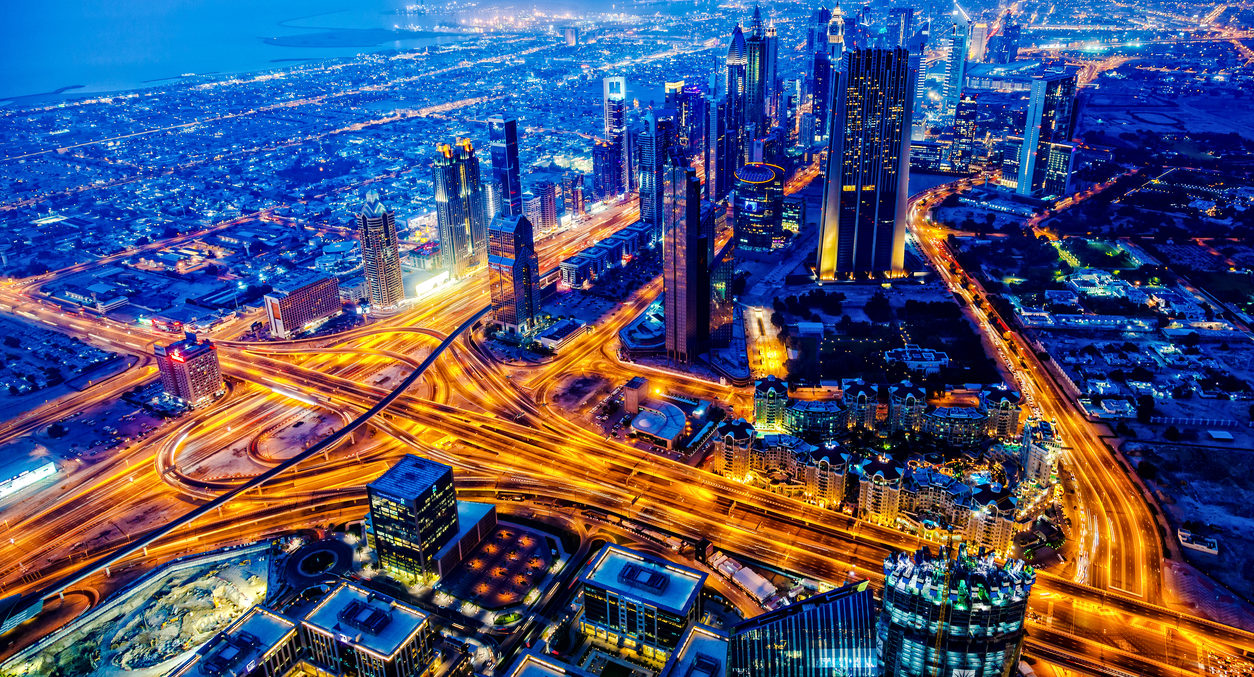
//> input picture Mídias/Prática2/imagem_1.jpg, 1254 x 677 px
$ ./code10 '../Mídias/Prática2/imagem_1.jpg'   (built with g++ and OpenCV 4)
//> lines starting //> are read from the running program, lines starting //| are printed output that depends on the picture; after the words box and inside, x2 and y2 are one past the last pixel; in counts of white or black regions, pixels touching at a corner belong together
/*
WorkshpS - Minicurso de Visão Computacional : Uma introdução a OpenCV com C++
- introdução ao algoritmo de captura de contornos e de comparação de contornos
*/
#include "opencv2/core/core.hpp"
#include "opencv2/imgproc/imgproc.hpp"
#include "opencv2/highgui/highgui.hpp"
#include "opencv2/calib3d/calib3d.hpp"

#include <iostream>

using namespace cv;
using namespace std;

int main(int argc, char** argv)
{
	// variáveis para o Canny
	int thresholdImg = 110;
	int thresholdCam = 95;

	Mat compareImg;
	Mat cannyImg;
	Mat frame;
	Mat cannyFrame;

	RNG rng(12345); //Random Number Generator -> retorna numeros aleatorios - no caso numeros compostos por 12345

	// variáveis utilizadas para o findContours
	vector<vector<Point> > contours;//vetor que guardará os contornos
	vector<Vec4i> hierarchy;//vetor que guarda as hieraquias de vetor
	vector<Point> ImgContour;

	// primeiro acha o contorno que utilizará como comparação
	compareImg = imread(argv[1], IMREAD_GRAYSCALE);
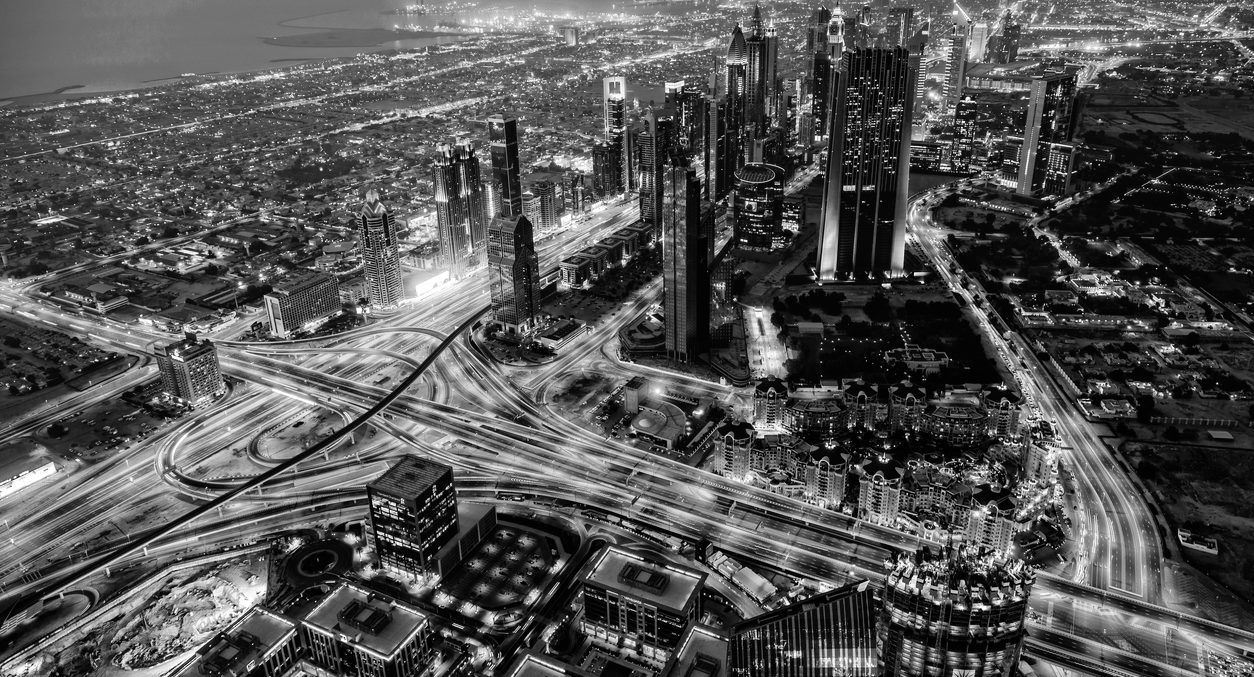
//> compareImg: 677 rows x 1254 cols, CV_8UC1; min 0, max 255, mean 83

	if( compareImg.empty() ){
		cout << "Imagem nao carregada !" ;
		return -1;
	}

	Canny(compareImg, cannyImg, thresholdImg, thresholdImg * 2);
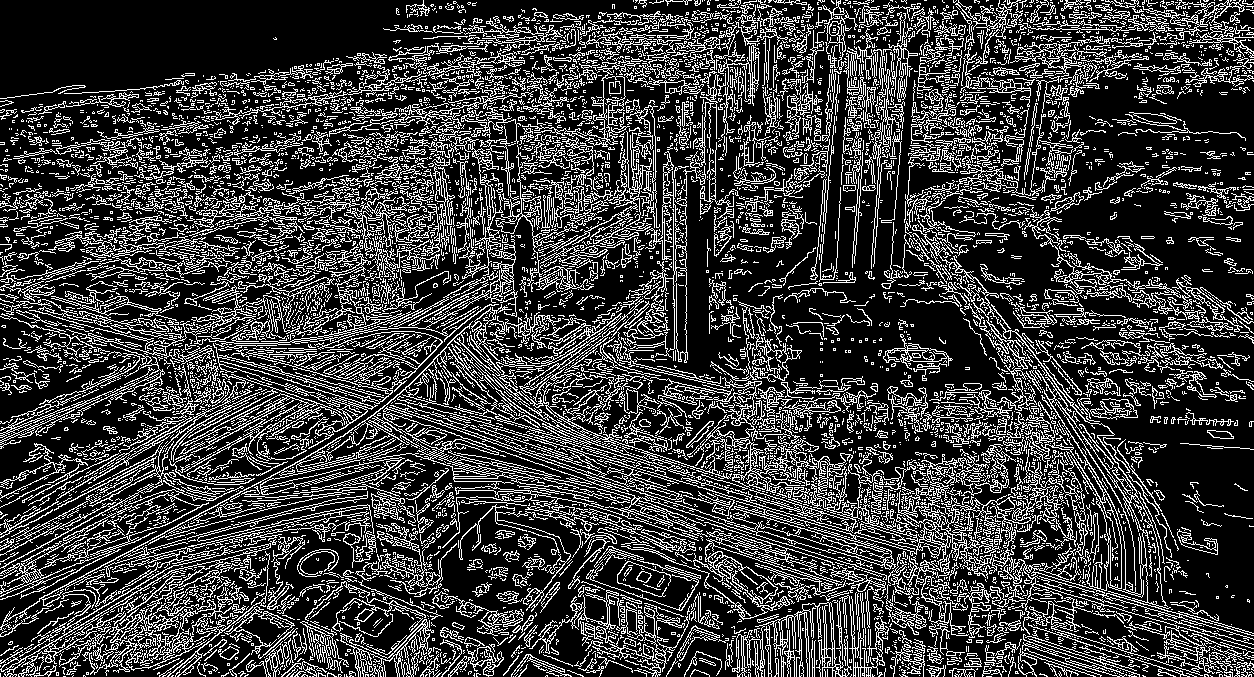
//> cannyImg: 677 rows x 1254 cols, CV_8UC1; 24% white in thin lines or dots
	/*
  	A função encontra arestas na imagem da imagem de entrada e as marca nas arestas do mapa de
  	saída usando o algoritmo de Canny. O menor valor entre o limite 1 e o limite 2 é usado para vinculação
  	de borda. O maior valor é usado para encontrar segmentos iniciais de arestas fortes
  	Canny(imagem de entrada, imagem de saida com os contornos, primeiro limite, segundo limite,
  	tamanho de abertura para o operador de Sobel)
  	*/

	findContours(cannyImg, contours, hierarchy, RETR_TREE, CHAIN_APPROX_SIMPLE, Point(0, 0));
//> contours = 11611 contours, 10441 with area under 20; largest, box (x1, y1, x2, y2) and area: (731, 224, 1254, 663) 6968, (0, 373, 346, 600) 4472, (0, 321, 703, 637) 2678, (448, 298, 732, 479) 1798, (82, 587, 246, 675) 1407
	/*
  	Função que retorna os contornos em uma imagem binária
  	findContours(imagem de entrada no qual pixels não 0 são tratados como 1 e 0 como 0/
  	Contornos detectados. Cada contorno é armazenado como um vetor de pontos./
  	Vetor de saída opcional, contendo informações sobre a topologia da imagem.
  	Tem tantos elementos quanto o número de contornos. Para cada contorno de contorno i [i], os
  	elementos hierarquia [i] [0], hiearchy [i] [1], hiearchy [i] [2] e hiearchy [i] [3] são definidos
  	como 0- índices baseados nos contornos dos contornos seguinte e anterior no mesmo nível hierárquico,
  	o primeiro contorno filho e o contorno pai, respectivamente. Se para o contorno i não houver nenhum
  	contorno seguinte, anterior, pai ou aninhado, os elementos correspondentes da hierarquia [i] serão
  	negativos. )/Modo de recuperação de contorno,/Método de aproximação de contorno/Deslocamento
  	opcional pelo qual cada ponto de contorno é deslocado. Isso é útil se os contornos
  	forem extraídos do ROI da imagem e, em seguida, devem ser analisados em todo o contexto da imagem.
  	*/
	namedWindow("Canny ImgCompare", CV_WINDOW_NORMAL);
	imshow("Canny ImgCompare", cannyImg);

	ImgContour = contours[0]; //Guardarei o contorno primário que quero utilizar como parâmetro de comparação
//> ImgContour = 2 Points (x, y): [986, 676], [991, 676]

	for (int i = 0; i < contours.size(); i++) {

		Mat temp = Mat::zeros(cannyImg.size(),CV_8UC3);
		/*
		Tomo uma imagem do tamanho da cannyImg inicializada com todos os elementos
  		zero (atribuindo a cor preta)
  		*/
		drawContours(temp,contours,i,Scalar(0,0,255),2,8);
		/*
       Função responsável por printar na tela os contornos
       (imagem de entrada /Todos os contornos de entrada. Cada contorno é armazenado como um vetor de pontos/
       Parâmetro que indica um contorno para desenhar. Se for negativo, todos os contornos são desenhados./
       Cor dos contornos/ Espessura das linhas com as quais os contornos são desenhados. Se for negativo (por exemplo, espessura = CV_FILLED)
        os interiores do contorno são desenhados.)/Conectividade de linha/Informações opcionais sobre hierarquia. Só é necessário
        se você quiser desenhar apenas alguns dos contornos (veja maxLevel)./
        Nível máximo para contornos desenhados. Se for 0, somente o contorno especificado é
        desenhado. Se for 1, a função desenha o (s) contorno (s) e todos os contornos aninhados.
        Se for 2, a função desenha os contornos, todos os contornos aninhados, todos os contornos
        aninhados para aninhados e assim por diante. Esse parâmetro só é levado em conta quando
        há hierarquia disponível./
        Optional contour shift parameter. Shift all the drawn contours by the specified valor derivada
        x e y
        */
		namedWindow("Contours ImgCompare", WINDOW_NORMAL);
		imshow("Contours ImgCompare", temp);
	}

	//VideoCapture cap(0);
	VideoCapture cap("figuras.mp4");

	if ( !cap.isOpened() )
    {
         cout << "Erro ao abrir o video ou camera" << endl;
         return -1;
    }


	while (waitKey(1) != 27)
	{
//> the Esc key is pressed

		cap.read(frame);

		// aplica o blur para reduzir os ruídos
		blur(frame, frame, Size(3, 3));

		Canny(frame, cannyFrame, thresholdCam, thresholdCam * 2);
		findContours(cannyFrame, contours, hierarchy, RETR_TREE, CHAIN_APPROX_SIMPLE, Point(0, 0));

		// passa por todos contornos, procurando aquele com o menor valor (maior chance de ser o certo)
		double valor;
		double menor = 100;//Não posso começar por zero, pois é o que quero chegar
		vector<Point> melhor;//guardará o melhor contorno
		for (int i = 0; i < contours.size(); i++)
		{
			 valor = matchShapes(ImgContour, contours[i], CV_CONTOURS_MATCH_I1,0);
			 /*
			 Função responsável por comparar dois formatos (shapes). Recebe como parâmetro uma imagem em
			 gray_scale ou vetor de contornos de entrada, segunda imagem em gray_scale ou vetor de
			 contornos que será usado para comparar, método de comparação,Parâmetro específico do método
			 Ele retorna um valor em que mais próximo de 0 menor é a distância entre o determinado contorno
			 e o objeto que está encontrando
			 */

			if (valor < menor) // && valor > 0 && arcLength(contours[i], false) > 80A função calcula um comprimento de curva ou um perímetro de contorno fechado.
			{
				menor = valor;
				melhor = contours[i];
			}
			//dentro do for estou passando por todos os contornos de um frame e calculando o menor valor
			//possivel achado pela minha matchShape
		}

		if (menor<=0.2){
			Scalar color = Scalar( rng.uniform(0, 255), rng.uniform(0,255), rng.uniform(0,255) );
       		/*
       		gerando uma variavel do tipo Scalar que guardará os canais das cores do contorno de forma
       		aleátoria utilizando o rng.uniform que gerará cores indo de 0 até 255
       		*/
			polylines(frame, melhor, true, color, 3);
			/*
			Função utilizada para desenhar polígonos e outras figuras, principalmente quando se quer
			desenhar somente um contorno. Recebe de parâmetros a imagem de entrada aonde será desenhado,
			o vetor de pontos(contorno), variável booleana se indica ou não se o contorno(figura) é fechada,
			cor, grossura
			*/
		}

		namedWindow("Camera", WINDOW_NORMAL);
		imshow("Camera", frame);

		namedWindow("Canny Camera", WINDOW_NORMAL);
		imshow("Canny Camera", cannyFrame);

	}

	return 0;
}
